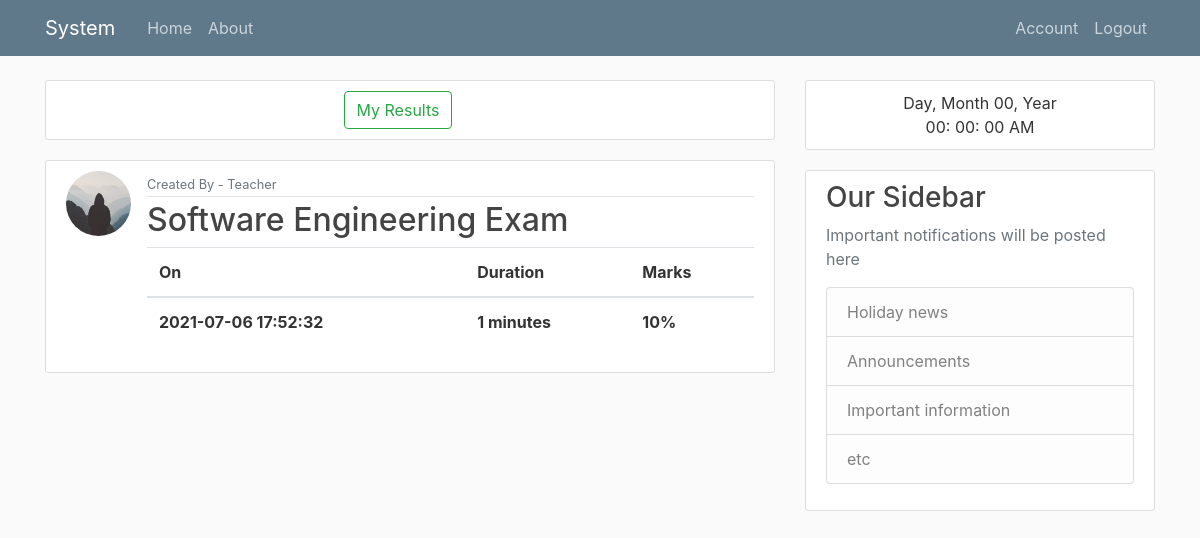
The app's page /home (signed in) with its own data.
### system/models.py (models this page shows, shortened)
class Exam(db.Model):
    id = db.Column(db.Integer, primary_key=True)
    topic = db.Column(db.String(20), nullable=False)
    start_time = db.Column(db.DateTime, nullable=False, default=datetime.utcnow()+timedelta(hours=6.5))
    duration = db.Column(db.Integer, nullable=False)
    marks = db.Column(db.Integer, nullable=False)
    exam_code = db.Column(db.String(10), nullable=False)
    questions = db.Column(db.String(20), nullable=False)
    user_id = db.Column(db.Integer, db.ForeignKey('user.id'), nullable=False)

class User(db.Model, UserMixin):
    id = db.Column(db.Integer, primary_key=True)
    username = db.Column(db.String(20), unique=True, nullable=False)
    email = db.Column(db.String(120), unique=True, nullable=False)
    image_file = db.Column(db.String(20), nullable=False, default='default.jpg')
    encoding_file = db.Column(db.String(20), nullable=True)
    user_access = db.Column(db.Boolean, default=False)
    password = db.Column(db.String(60), nullable=False)
    posts = db.relationship('Exam', backref='author', lazy=True)

### system/routes.py (the view)
@app.route("/")
@app.route("/home")
@login_required
def home():
    exams = Exam.query.filter(Exam.start_time>datetime.now()).order_by(Exam.start_time)
    return render_template('home.html', exams=exams)

### system/models.py (called while the page is built)
@login_manager.user_loader
def load_user(user_id):
    return User.query.get(int(user_id))

### system/templates/home.html
{% extends "layout.html" %}
{% block content %}
    {% if current_user.user_access %}
        <div class="content-section text-center">
            <a class="btn btn-outline-success mr-4" href="{{ url_for('create_exam') }}">Create Exam</a>
            <a class="btn btn-outline-warning" href="{{ url_for('previous_exam') }}">Previous Exams</a>
        </div>
    {% else %}
        <div class="content-section text-center">
            <a class="btn btn-outline-success mr-4" href="{{ url_for('result') }}">My Results</a>
        </div>
    {% endif %}
    {% for exam in exams %}
        <article class="media content-section">
                <img class="rounded-circle article-img" src="{{ url_for('static', filename='profile_pics/' + exam.author.image_file) }}">
            <div class="media-body">
                <div class="article-metadata">
                    <small class="text-muted">Created By - {{ exam.author.username }}</small>
                </div>
                <a class="article-title" href="{{ url_for('join_exam', exam_id=exam.id) }}"><h2>{{ exam.topic }} Exam</h2></a>
                <table class="table">
                    <thead>
                        <tr>
                            <th>On</th>
                            <th>Duration</th>
                            <th>Marks</th>
                        </tr>
                    </thead>
                    <tbody>
                        <tr>
                            <th>{{ exam.start_time }}</th>
                            <th>{{ exam.duration }} minutes</th>
                            <th>{{ exam.marks }}%</th>
                        </tr>
                    </tbody>
                </table>
            </div>
        </article>
    {% endfor %}
{% endblock content %}

### system/static/main.css (style rules this page uses)
body { background: #fafafa; color: #333333; margin-top: 5rem; }
h1, h2, h3, h4, h5, h6 { color: #444444; }
.content-section { background: #ffffff; padding: 10px 20px; border: 1px solid #dddddd; border-radius: 3px; margin-bottom: 20px; }
.article-title { color: #444444; }
.article-img { height: 65px; width: 65px; margin-right: 16px; }
.article-metadata { padding-bottom: 1px; margin-bottom: 4px; border-bottom: 1px solid #e3e3e3 }

### records on screen
Exam: image_file (placeholder picture), author.username "Teacher", topic "Software Engineering", start_time "2021-07-06 17:52:32", duration "1", marks "10"
